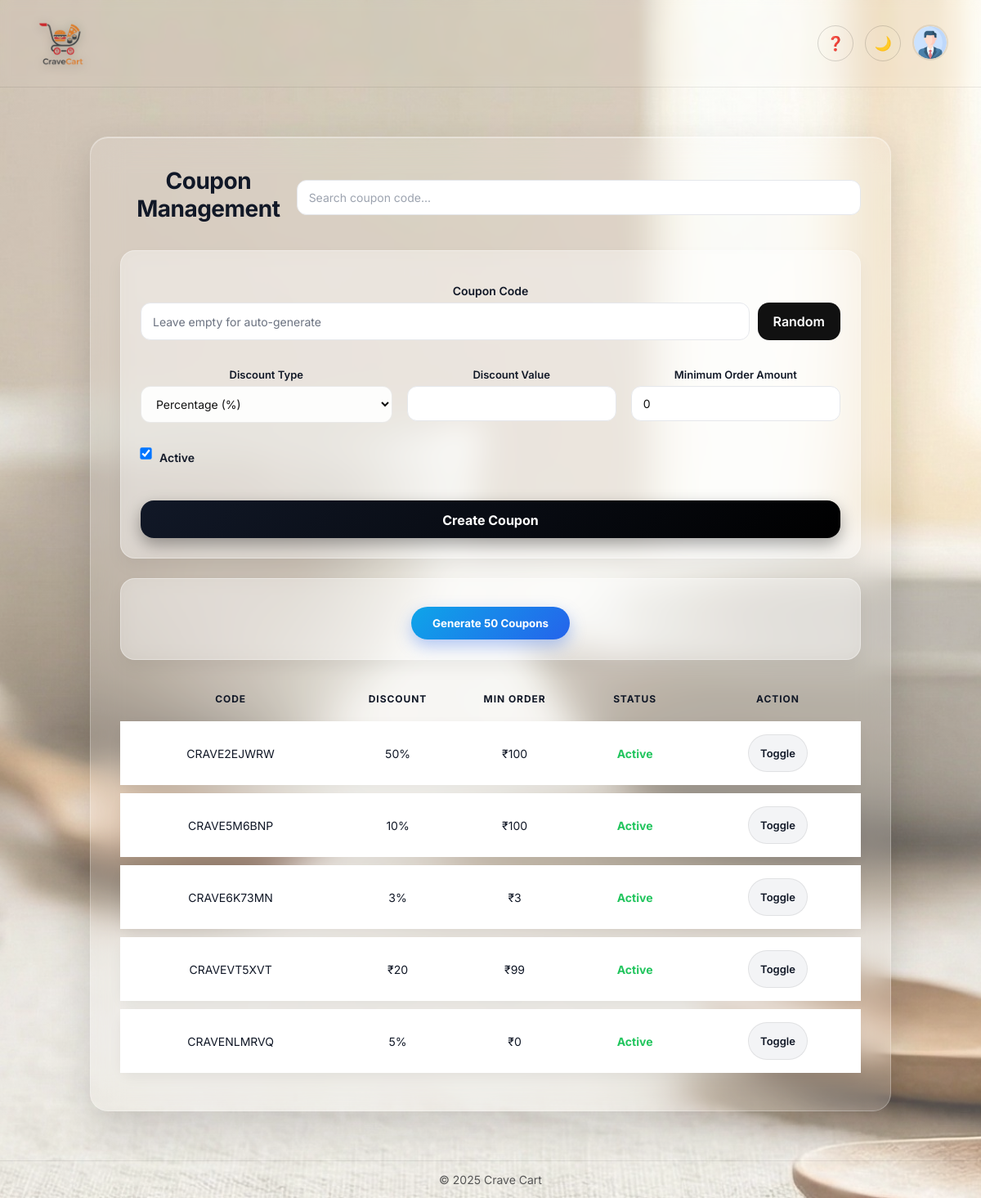
/admin-panel/create-coupon/ (signed in), run on the app's committed database.
### delivery/models.py (models this page shows, shortened)
class Coupon(models.Model):
    code = models.CharField(max_length=20, unique=True)
    discount_type = models.CharField(
        max_length=10,
        choices=[("percent", "Percent"), ("flat", "Flat")]
    )
    discount_value = models.PositiveIntegerField()
    min_order_amount = models.PositiveIntegerField(default=0)
    is_active = models.BooleanField(default=True)
    used_by = models.ManyToManyField(User, blank=True)

### delivery/views.py (the view, shortened to what this page needs)
# urls.py: path("admin-panel/create-coupon/", views.create_coupon, name="create_coupon"),
def create_coupon(request):
    if request.session.get("username") != "admin":
        return redirect("signin")
    message = None
    coupons = Coupon.objects.all().order_by("-id")
    return render(request, "coupon.html", {
        "coupons": coupons,
        "message": message
    })

### delivery/context_processors.py (called while the page is built)
def cart_count_processor(request):
    cart_count = 0
    username = request.session.get("username")
    if username:
        cart = Cart.objects.filter(username=username).first()
        if cart:
            cart_count = (
                CartItem.objects
                .filter(cart=cart)
                .aggregate(total=Sum("quantity"))["total"]
                or 0
            )
    return {
        "cart_count": cart_count
    }

### delivery/templates/coupon.html (shortened to what this page needs)
{% load static %}
<!DOCTYPE html>
<html>
<head>
    <link rel="stylesheet" href="{% static 'css/custom_show_style.css' %}">
</head>
<body>
    <header class="header">
        <div class="brand">
            <a href="{% url 'home' %}" class="logo-link">
                <img src="{% static 'images/logoo.png' %}" alt="Crave Cart Logo" class="logo">
            </a>
        </div>
        <div class="header-actions">
    <button class="icon-btn" title="Help">
        ❓
    </button>
    <button class="icon-btn theme-btn" onclick="toggleTheme()" title="Toggle theme">
        <span id="themeIcon">🌙</span>
    </button>
    <div class="profile-menu">
        <button class="profile-avatar" onclick="toggleProfileMenu(event)">
            <img src="{% static 'images/profile.png' %}" alt="Profile">
        </button>
    </div>
</div>
    </header>
<div class="auth-card coupon-card">
    <div class="coupon-header">
        <h2>Coupon Management</h2>
        <input type="text" id="searchInput" class="search-box"
               placeholder="Search coupon code..." onkeyup="searchCoupon()">
    </div>
    <form method="POST" action="{% url 'create_coupon' %}">
    <label>Coupon Code</label>
    <div style="display:flex;gap:10px;">
        <input type="text" name="code" id="couponCode"
               placeholder="Leave empty for auto-generate">
        <button type="button" class="btn secondary" onclick="generateCode()">
            Random
        </button>
    </div>
    <div class="form-row">
        <div class="form-group">
            <label>Discount Type</label>
            <select name="discount_type" required>
                <option value="percent">Percentage (%)</option>
            </select>
        </div>
        <div class="form-group">
            <label>Discount Value</label>
            <input type="number" name="discount_value" required>
        </div>
        <div class="form-group">
            <label>Minimum Order Amount</label>
            <input type="number" name="min_order_amount" value="0">
        </div>
    </div>
    <div class="checkbox-row">
        <input type="checkbox" name="is_active" checked>
        <label>Active</label>
    </div>
    <button type="submit" class="btn primary full-width">
        Create Coupon
    </button>
</form>
    <div style="margin-top:20px;text-align:center;">
        <form method="POST" action="{% url 'create_coupon' %}">
            <button class="bulk-btn">Generate 50 Coupons</button>
        </form>
    </div>
    <table id="couponTable">
        <thead>
            <tr>
                <th>Code</th>
                <th>Discount</th>
                <th>Min Order</th>
                <th>Status</th>
                <th>Action</th>
            </tr>
        </thead>
        <tbody>
            {% for c in coupons %}
            <tr>
                <td>{{ c.code }}</td>
                <td>
                    {% if c.discount_type == "percent" %}
                        {{ c.discount_value }}%
                    {% else %}
                        ₹{{ c.discount_value }}
                    {% endif %}
                </td>
                <td>₹{{ c.min_order_amount }}</td>
                <td class="status {% if c.is_active %}active{% else %}inactive{% endif %}">
                    {% if c.is_active %}Active{% else %}Disabled{% endif %}
                </td>
                <td>
                    <a href="{% url 'toggle_coupon' c.id %}" class="btn small secondary ,toggle-wrapper">
                        Toggle
                    </a>
                </td>
            </tr>
            {% endfor %}
        </tbody>
    </table>
</div>
<footer class="footer">© 2025 Crave Cart</footer>
</body>
</html>

### delivery/templates/coupon.html (style rules this page uses)
:root { --card-bg: rgba(255, 255, 255, 0.85); --card-glass: rgba(255, 255, 255, 0.35); --border: rgba(0, 0, 0, 0.08); --text-main: #111827; --text-muted: #6b7280; --input-bg: rgba(255, 255, 255, 0.9); --input-text: #111; --btn-dark: #111; --btn-light: #f3f4f6; --row-bg: white; }
.coupon-card { max-width: 980px; margin: 60px auto; padding: 36px; border-radius: 22px; background: var(--card-bg); border: 1px solid var(--border); color: var(--text-main); backdrop-filter: blur(12px); box-shadow: 0 20px 40px rgba(0, 0, 0, 0.08), inset 0 1px 0 rgba(255, 255, 255, 0.6); }
.coupon-header { display: flex; justify-content: space-between; align-items: center; margin-bottom: 28px; }
.coupon-header h2 { font-size: 28px; font-weight: 700; letter-spacing: -0.5px; }
.search-box { width: 280px; padding: 12px 16px; border-radius: 14px; border: none; outline: none; background: var(--btn-dark); color: var(--input-text); font-size: 14px; }
.search-box::placeholder { color: #9ca3af; }
form { background: var(--card-glass); border: 1px solid var(--border); padding: 24px; border-radius: 18px; margin-bottom: 24px; box-shadow: 0 10px 20px rgba(0,0,0,0.05); }
label { display: block; margin-top: 16px; margin-bottom: 6px; font-weight: 600; font-size: 14px; color: var(--text-main); }
input[type="text"], input[type="number"], select { width: 100%; padding: 12px 14px; border-radius: 12px; border: 1px solid #e5e7eb; background: white; font-size: 14px; }
form > div { display: flex; gap: 12px; }
.btn.secondary { background: var(--btn-dark); color: white; border-radius: 14px; padding: 10px 18px; font-weight: 600; }
.checkbox-row { display: flex; align-items: center; gap: 10px; margin-top: 18px; }
.checkbox-row input { transform: scale(1.1); }
.btn.primary.full-width { margin-top: 26px; width: 100%; padding: 14px; border-radius: 16px; font-size: 16px; font-weight: 700; background: linear-gradient(135deg, #111827, #000000); color: white; border: none; cursor: pointer; transition: transform 0.15s ease, box-shadow 0.15s ease; }
.bulk-btn { margin-top: 10px; background: linear-gradient(135deg, #0ea5e9, #2563eb); color: white; border-radius: 999px; padding: 12px 26px; font-weight: 700; border: none; cursor: pointer; box-shadow: 0 8px 20px rgba(37,99,235,0.35); }
table { width: 100%; border-collapse: separate; border-spacing: 0 10px; margin-top: 30px; }
thead th { text-transform: uppercase; font-size: 12px; letter-spacing: 0.08em; olor: var(--text-muted); padding-bottom: 10px; }
tbody tr { background: var(--row-bg); border-radius: 16px; box-shadow: 0 6px 16px rgba(0,0,0,0.05); }
tbody td { padding: 16px; font-size: 14px; }
.status { font-weight: 700; }
.status.active { color: #22c55e; }
.btn.small.secondary { background: var(--btn-light); color: var(--text-main); padding: 14px 14px; border-radius: 999px; font-weight: 600; font-size: 13px; justify-content: center; display: inline-flex; }
.form-row { display: grid; grid-template-columns: 1.2fr 1fr 1fr; gap: 18px; margin-top: 18px; }
.form-group label { margin-bottom: 6px; font-size: 13px; font-weight: 600; }
.coupon-card { background: rgba(255, 255, 255, 0.15); backdrop-filter: blur(18px); -webkit-backdrop-filter: blur(18px); border: 1px solid rgba(255, 255, 255, 0.25); box-shadow: 0 20px 50px rgba(0, 0, 0, 0.15), inset 0 1px 0 rgba(255, 255, 255, 0.4); }
form { background: rgba(255, 255, 255, 0.35); backdrop-filter: blur(12px); border: 1px solid rgba(255, 255, 255, 0.35); }
input, select { background: rgba(255, 255, 255, 0.85); }
input, select { background: var(--input-bg); color: var(--input-text) !important; border: 1px solid var(--border); }
input::placeholder { color: var(--text-muted); }

### data on the page
Coupon: code "CRAVE2EJWRW", discount_value "50", min_order_amount "100", is_active "Active"
Coupon: code "CRAVE5M6BNP", discount_value "10", min_order_amount "100", is_active "Active"
Coupon: code "CRAVE6K73MN", discount_value "3", min_order_amount "3", is_active "Active"
Coupon: code "CRAVEVT5XVT", discount_value "20", min_order_amount "99", is_active "Active"
Coupon: code "CRAVENLMRVQ", discount_value "5", min_order_amount "0", is_active "Active"
